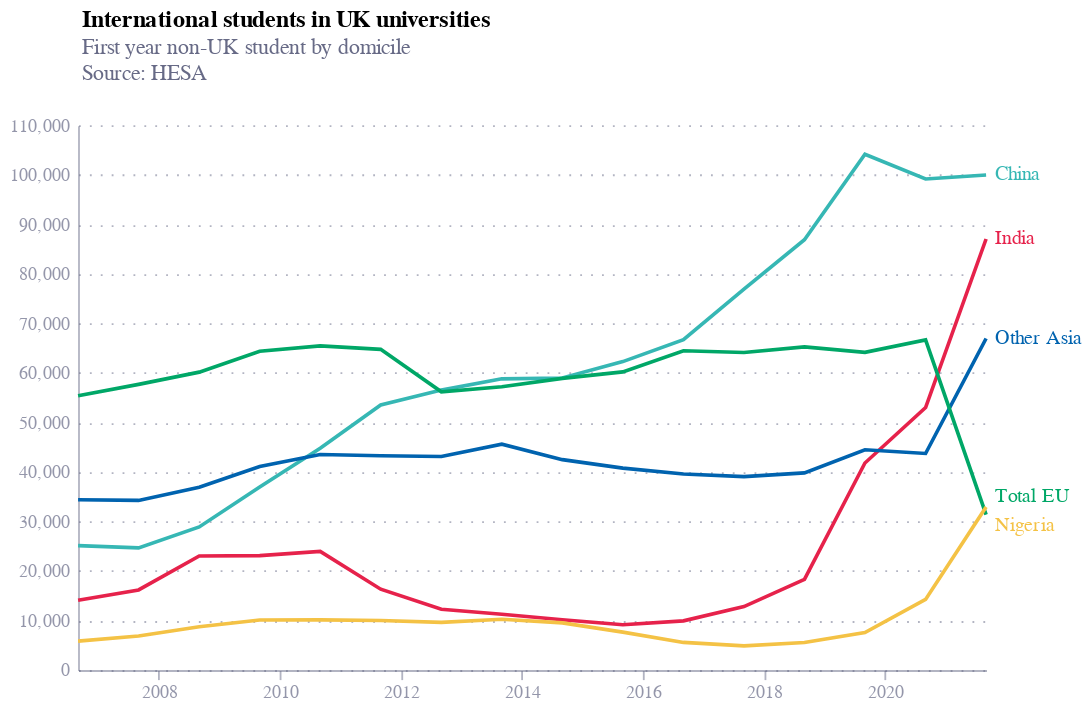

Notebook source saved alongside this figure:
### Markdown cell above
### Filtered Chart

### Code cell
base = alt.Chart(df.query("country in @countries_of_interest")).mark_line().encode(
    x=alt.X('date:T', title=''),
    y=alt.Y('value:Q', title=''),
    color=alt.Color('country:N', title='Country', legend=None),
    tooltip=[
        {'type': 'temporal', 'field': 'date', 'title': 'Date'},
        {'type': 'nominal', 'field': 'country', 'title': 'Country'},
        {'type': 'quantitative', 'field': 'value', 'title': 'Value'}
    ]
)

lines = base.mark_line()

text = base.mark_text(align='left', 
                      dy=alt.expr("datum.country == 'Total EU' ? -10 : datum.country == 'Nigeria' ? 10 : 0"),
                      dx=5).encode(
    text=alt.Text('label:N'),
)

chart = (lines + text).properties(
    width=500,
    height=300,
    title={
        "text": ["International students in UK universities"],
        "dx": 40,
        "anchor": "start",
        "subtitle": ["First year non-UK student by domicile", "Source: HESA", ""],
        "subtitleColor": "#676A86",
    }
)
    

chart.save("intl_students_selected_countries.json")
chart.save("intl_students_selected_countries.png", scale_factor=3.0)
chart

### Figure 1 — Vega-Lite specification as saved in the notebook (floating-point values rounded to 4 significant figures)
{"config": {"font": "Circular Std", "mark": {"line": {"interpolate": "monotone"}}, "view": {"stroke": "transparent", "width": 400, "height": 300}, "range": {"category": ["#36B7B4", "#E6224B", "#F4C245", "#0063AF", "#00A767", "#179FDB", "#EB5C2E"], "diverging": ["#E6224B", "#E54753", "#C9C9C9", "#179FDB", "#122B39"], "heatmap": ["#C9C9C9", "#179FDB", "#0063AF", "#122B39"], "ordinal": ["#00A767", "#36B7B4", "#179FDB", "#0063AF", "#243B5A"]}, "axisX": {"domainColor": "#676A86", "domainOpacity": 0.5, "grid": false, "labelAngle": 0, "labelColor": "#676A86", "labelOpacity": 0.7, "orient": "bottom", "tickColor": "#676A86", "tickCount": 10, "tickOpacity": 0.5, "title": false, "titleAlign": "center", "titleAnchor": "middle", "titleColor": "#676A86", "titleFontSize": 12, "titleOpacity": 0.8, "titleY": -15}, "axisY": {"domainColor": "#676A86", "domainOpacity": 0.5, "gridColor": "#676A86", "gridDash": [1, 5], "gridOpacity": 0.5, "labelColor": "#676A86", "labelOpacity": 0.7, "labelPadding": 5, "tickColor": "#676A86", "tickCount": 8, "tickOpacity": 0.5, "ticks": false, "titleAlign": "left", "titleAngle": 0, "titleBaseline": "bottom", "titleColor": "#676A86", "titleFontSize": 12, "titleOpacity": 0.8, "titleX": 0, "titleY": -7}}, "layer": [{"mark": {"type": "line"}, "encoding": {"color": {"field": "country", "legend": null, "title": "Country", "type": "nominal"}, "tooltip": [{"field": "date", "title": "Date", "type": "temporal"}, {"field": "country", "title": "Country", "type": "nominal"}, {"field": "value", "title": "Value", "type": "quantitative"}], "x": {"field": "date", "title": "", "type": "temporal"}, "y": {"field": "value", "title": "", "type": "quantitative"}}}, {"mark": {"type": "text", "align": "left", "dx": 5, "dy": {"expr": "datum.country == 'Total EU' ? -10 : datum.country == 'Nigeria' ? 10 : 0"}}, "encoding": {"color": {"field": "country", "legend": null, "title": "Country", "type": "nominal"}, "text": {"field": "label", "type": "nominal"}, "tooltip": [{"field": "date", "title": "Date", "type": "temporal"}, {"field": "country", "title": "Country", "type": "nominal"}, {"field": "value", "title": "Value", "type": "quantitative"}], "x": {"field": "date", "title": "", "type": "temporal"}, "y": {"field": "value", "title": "", "type": "quantitative"}}}], "data": {"name": "data-d75c0dc5e1c49a50a8997c2c6b856105"}, "height": 300, "title": {"text": ["International students in UK universities"], "dx": 40, "anchor": "start", "subtitle": ["First year non-UK student by domicile", "Source: HESA", ""], "subtitleColor": "#676A86"}, "width": 500, "$schema": "https://vega.github.io/schema/vega-lite/v5.8.0.json", "datasets": {"data-d75c0dc5e1c49a50a8997c2c6b856105": [{"date": "2006-09-01", "country": "China", "value": 25140.0, "label": "", "color": "#36B7B4"}, {"date": "2007-09-01", "country": "China", "value": 24670.0, "label": "", "color": "#36B7B4"}, {"date": "2008-09-01", "country": "China", "value": 28900.0, "label": "", "color": "#36B7B4"}, {"date": "2009-09-01", "country": "China", "value": 36950.0, "label": "", "color": "#36B7B4"}, {"date": "2010-09-01", "country": "China", "value": 44800.0, "label": "", "color": "#36B7B4"}, {"date": "2011-09-01", "country": "China", "value": 53520.0, "label": "", "color": "#36B7B4"}, {"date": "2012-09-01", "country": "China", "value": 56540.0, "label": "", "color": "#36B7B4"}, {"date": "2013-09-01", "country": "China", "value": 58810.0, "label": "", "color": "#36B7B4"}, {"date": "2014-09-01", "country": "China", "value": 58980.0, "label": "", "color": "#36B7B4"}, {"date": "2015-09-01", "country": "China", "value": 62290.0, "label": "", "color": "#36B7B4"}, {"date": "2016-09-01", "country": "China", "value": 66700.0, "label": "", "color": "#36B7B4"}, {"date": "2017-09-01", "country": "China", "value": 76930.0, "label": "", "color": "#36B7B4"}, {"date": "2018-09-01", "country": "China", "value": 86900.0, "label": "", "color": "#36B7B4"}, {"date": "2019-09-01", "country": "China", "value": 104200.0, "label": "", "color": "#36B7B4"}, {"date": "2020-09-01", "country": "China", "value": 99160.0, "label": "", "color": "#36B7B4"}, {"date": "2021-09-01", "country": "China", "value": 99960.0, "label": "China", "color": "#36B7B4"}, {"date": "2006-09-01", "country": "India", "value": 14100.0, "label": "", "color": "#E6224B"}, {"date": "2007-09-01", "country": "India", "value": 16190.0, "label": "", "color": "#E6224B"}, {"date": "2008-09-01", "country": "India", "value": 23040.0, "label": "", "color": "#E6224B"}, {"date": "2009-09-01", "country": "India", "value": 23120.0, "label": "", "color": "#E6224B"}, {"date": "2010-09-01", "country": "India", "value": 23970.0, "label": "", "color": "#E6224B"}, {"date": "2011-09-01", "country": "India", "value": 16340.0, "label": "", "color": "#E6224B"}, {"date": "2012-09-01", "country": "India", "value": 12280.0, "label": "", "color": "#E6224B"}, {"date": "2013-09-01", "country": "India", "value": 11270.0, "label": "", "color": "#E6224B"}, {"date": "2014-09-01", "country": "India", "value": 10160.0, "label": "", "color": "#E6224B"}, {"date": "2015-09-01", "country": "India", "value": 9165.0, "label": "", "color": "#E6224B"}, {"date": "2016-09-01", "country": "India", "value": 9945.0, "label": "", "color": "#E6224B"}, {"date": "2017-09-01", "country": "India", "value": 12820.0, "label": "", "color": "#E6224B"}, {"date": "2018-09-01", "country": "India", "value": 18300.0, "label": "", "color": "#E6224B"}, {"date": "2019-09-01", "country": "India", "value": 41820.0, "label": "", "color": "#E6224B"}, {"date": "2020-09-01", "country": "India", "value": 53020.0, "label": "", "color": "#E6224B"}, {"date": "2021-09-01", "country": "India", "value": 87040.0, "label": "India", "color": "#E6224B"}, {"date": "2006-09-01", "country": "Other Asia", "value": 34400.0, "label": "", "color": "#F4C245"}, {"date": "2007-09-01", "country": "Other Asia", "value": 34260.0, "label": "", "color": "#F4C245"}, {"date": "2008-09-01", "country": "Other Asia", "value": 36920.0, "label": "", "color": "#F4C245"}, {"date": "2009-09-01", "country": "Other Asia", "value": 41100.0, "label": "", "color": "#F4C245"}, {"date": "2010-09-01", "country": "Other Asia", "value": 43520.0, "label": "", "color": "#F4C245"}, {"date": "2011-09-01", "country": "Other Asia", "value": 43280.0, "label": "", "color": "#F4C245"}, {"date": "2012-09-01", "country": "Other Asia", "value": 43130.0, "label": "", "color": "#F4C245"}, {"date": "2013-09-01", "country": "Other Asia", "value": 45600.0, "label": "", "color": "#F4C245"}, {"date": "2014-09-01", "country": "Other Asia", "value": 42490.0, "label": "", "color": "#F4C245"}, {"date": "2015-09-01", "country": "Other Asia", "value": 40790.0, "label": "", "color": "#F4C245"}, {"date": "2016-09-01", "country": "Other Asia", "value": 39600.0, "label": "", "color": "#F4C245"}, {"date": "2017-09-01", "country": "Other Asia", "value": 39060.0, "label": "", "color": "#F4C245"}, {"date": "2018-09-01", "country": "Other Asia", "value": 39820.0, "label": "", "color": "#F4C245"}, {"date": "2019-09-01", "country": "Other Asia", "value": 44490.0, "label": "", "color": "#F4C245"}, {"date": "2020-09-01", "country": "Other Asia", "value": 43740.0, "label": "", "color": "#F4C245"}, {"date": "2021-09-01", "country": "Other Asia", "value": 66950.0, "label": "Other Asia", "color": "#F4C245"}, {"date": "2006-09-01", "country": "Total EU", "value": 55410.0, "label": "", "color": "#00A767"}, {"date": "2007-09-01", "country": "Total EU", "value": 57690.0, "label": "", "color": "#00A767"}, {"date": "2008-09-01", "country": "Total EU", "value": 60160.0, "label": "", "color": "#00A767"}, {"date": "2009-09-01", "country": "Total EU", "value": 64390.0, "label": "", "color": "#00A767"}, {"date": "2010-09-01", "country": "Total EU", "value": 65470.0, "label": "", "color": "#00A767"}, {"date": "2011-09-01", "country": "Total EU", "value": 64760.0, "label": "", "color": "#00A767"}, {"date": "2012-09-01", "country": "Total EU", "value": 56200.0, "label": "", "color": "#00A767"}, {"date": "2013-09-01", "country": "Total EU", "value": 57200.0, "label": "", "color": "#00A767"}, {"date": "2014-09-01", "country": "Total EU", "value": 58900.0, "label": "", "color": "#00A767"}, {"date": "2015-09-01", "country": "Total EU", "value": 60220.0, "label": "", "color": "#00A767"}, {"date": "2016-09-01", "country": "Total EU", "value": 64480.0, "label": "", "color": "#00A767"}, {"date": "2017-09-01", "country": "Total EU", "value": 64120.0, "label": "", "color": "#00A767"}, {"date": "2018-09-01", "country": "Total EU", "value": 65260.0, "label": "", "color": "#00A767"}, {"date": "2019-09-01", "country": "Total EU", "value": 64150.0, "label": "", "color": "#00A767"}, {"date": "2020-09-01", "country": "Total EU", "value": 66680.0, "label": "", "color": "#00A767"}, {"date": "2021-09-01", "country": "Total EU", "value": 31400.0, "label": "Total EU", "color": "#00A767"}, {"date": "2006-09-01", "country": "Nigeria", "value": 5840.0, "label": "", "color": "#0063AF"}, {"date": "2007-09-01", "country": "Nigeria", "value": 6875.0, "label": "", "color": "#0063AF"}, {"date": "2008-09-01", "country": "Nigeria", "value": 8740.0, "label": "", "color": "#0063AF"}, {"date": "2009-09-01", "country": "Nigeria", "value": 10120.0, "label": "", "color": "#0063AF"}, {"date": "2010-09-01", "country": "Nigeria", "value": 10140.0, "label": "", "color": "#0063AF"}, {"date": "2011-09-01", "country": "Nigeria", "value": 10010.0, "label": "", "color": "#0063AF"}, {"date": "2012-09-01", "country": "Nigeria", "value": 9635.0, "label": "", "color": "#0063AF"}, {"date": "2013-09-01", "country": "Nigeria", "value": 10260.0, "label": "", "color": "#0063AF"}, {"date": "2014-09-01", "country": "Nigeria", "value": 9530.0, "label": "", "color": "#0063AF"}, {"date": "2015-09-01", "country": "Nigeria", "value": 7675.0, "label": "", "color": "#0063AF"}, {"date": "2016-09-01", "country": "Nigeria", "value": 5590.0, "label": "", "color": "#0063AF"}, {"date": "2017-09-01", "country": "Nigeria", "value": 4905.0, "label": "", "color": "#0063AF"}, {"date": "2018-09-01", "country": "Nigeria", "value": 5585.0, "label": "", "color": "#0063AF"}, {"date": "2019-09-01", "country": "Nigeria", "value": 7570.0, "label": "", "color": "#0063AF"}, {"date": "2020-09-01", "country": "Nigeria", "value": 14270.0, "label": "", "color": "#0063AF"}, {"date": "2021-09-01", "country": "Nigeria", "value": 32940.0, "label": "Nigeria", "color": "#0063AF"}]}}
